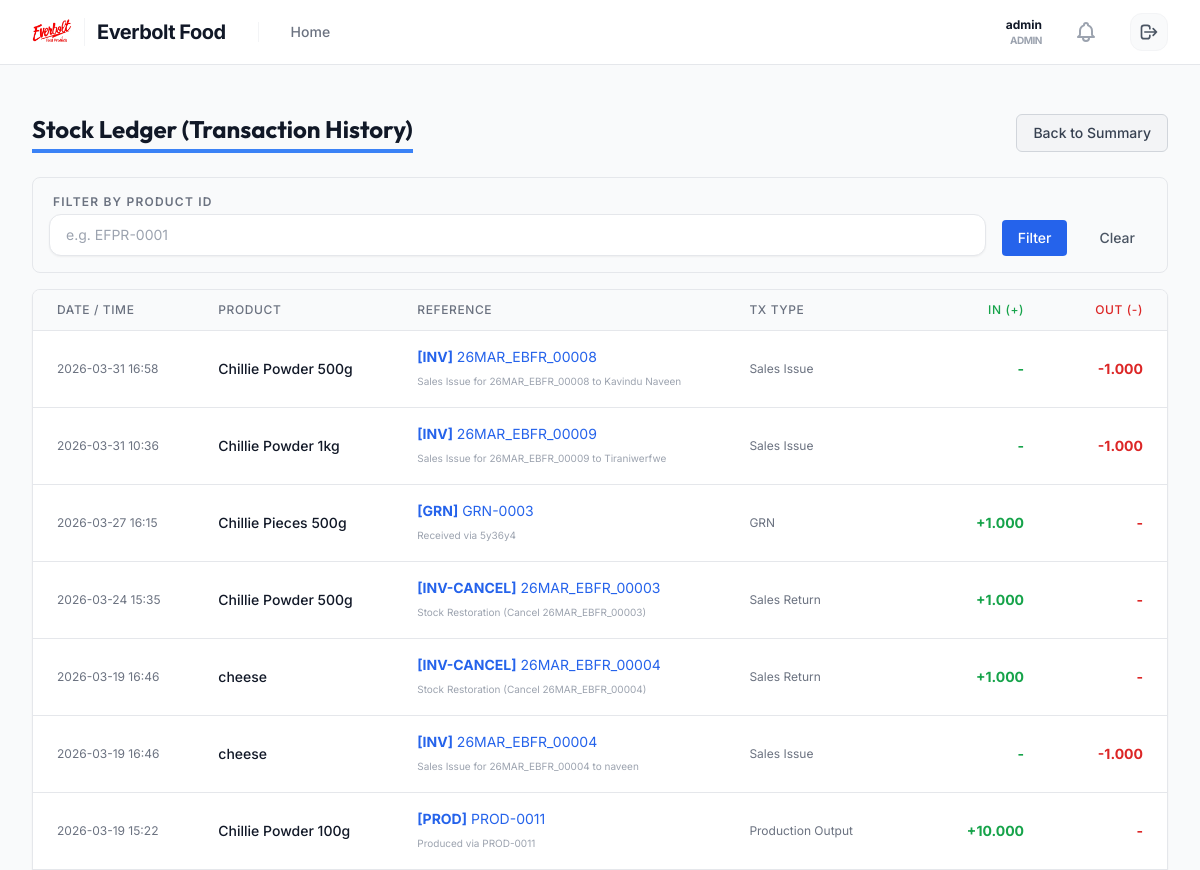
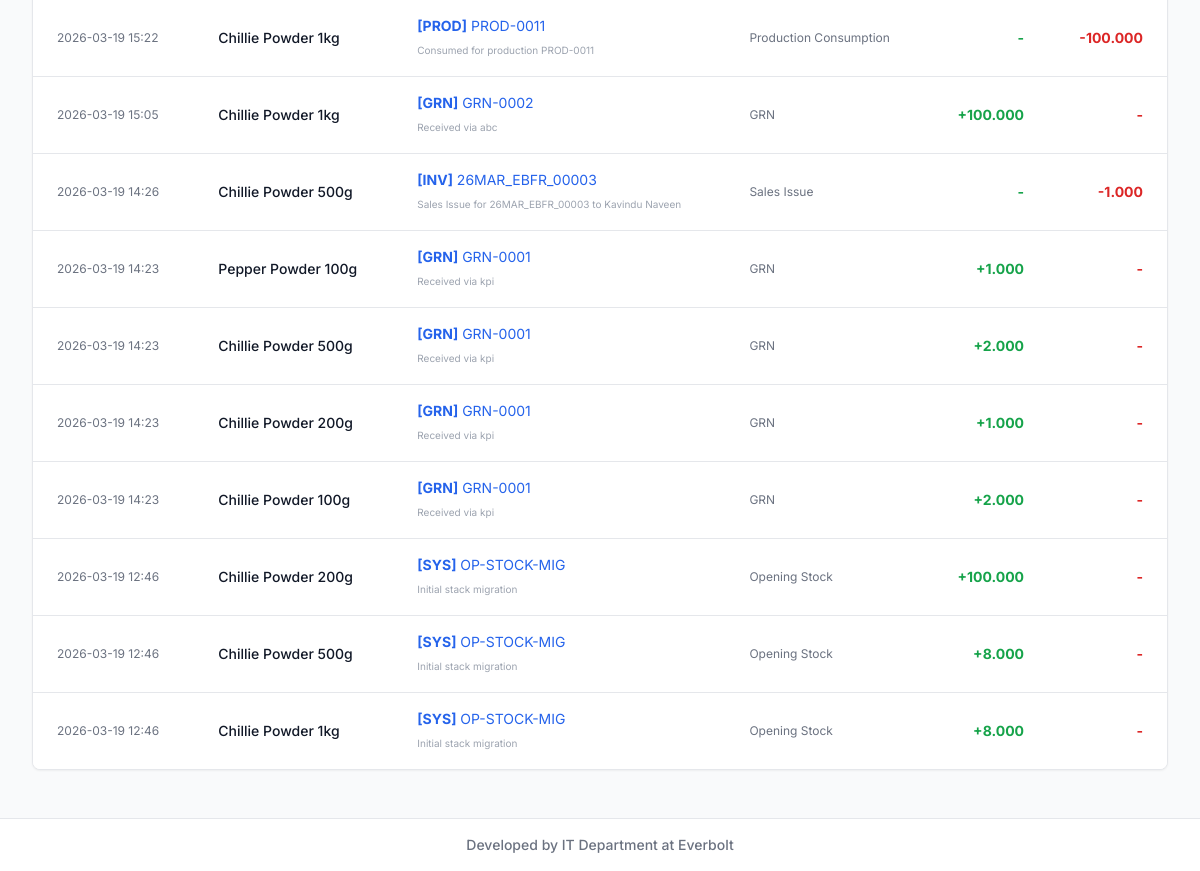
Page /inventory/stock-ledger/ (signed in) on the earlier database version (2 pictures, top to bottom).
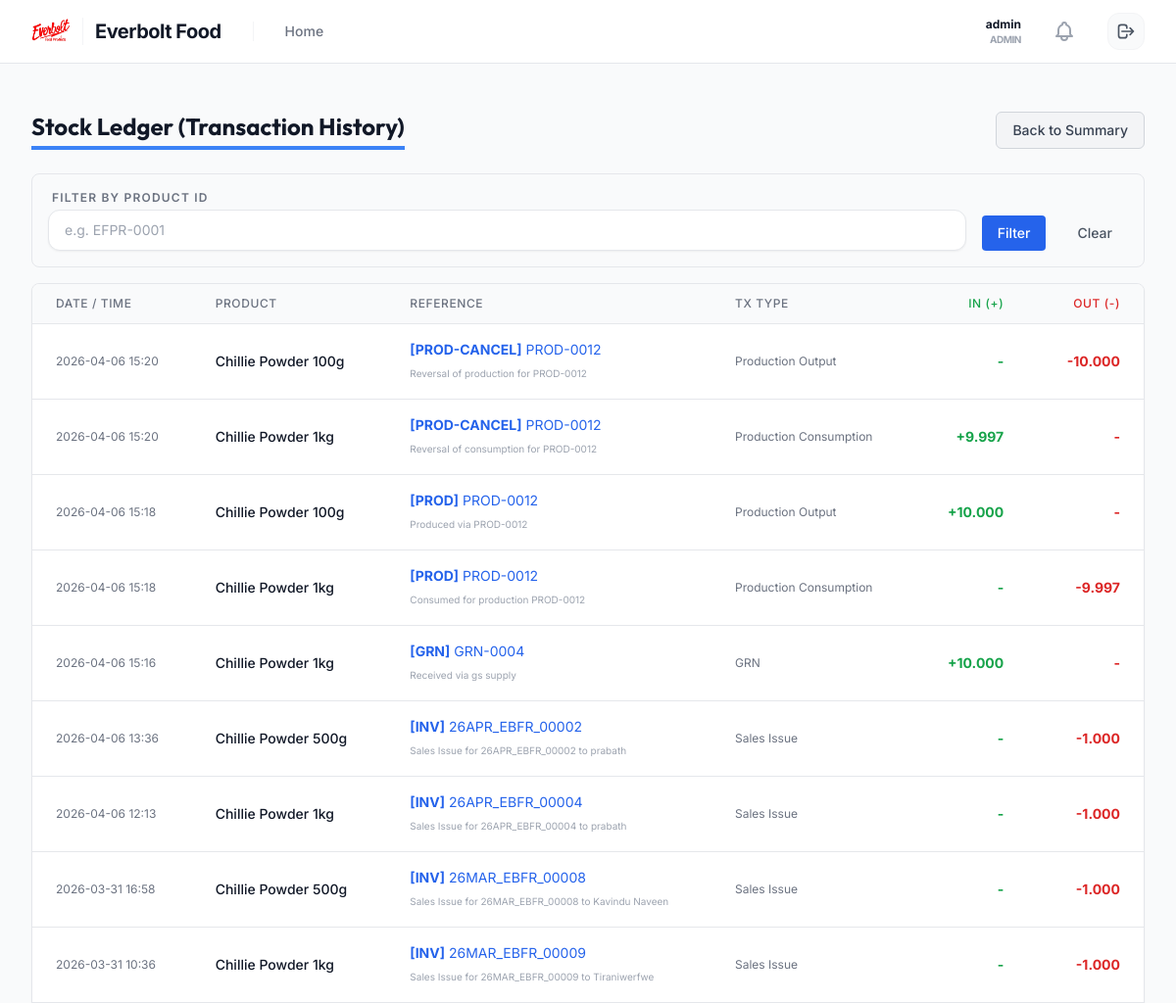
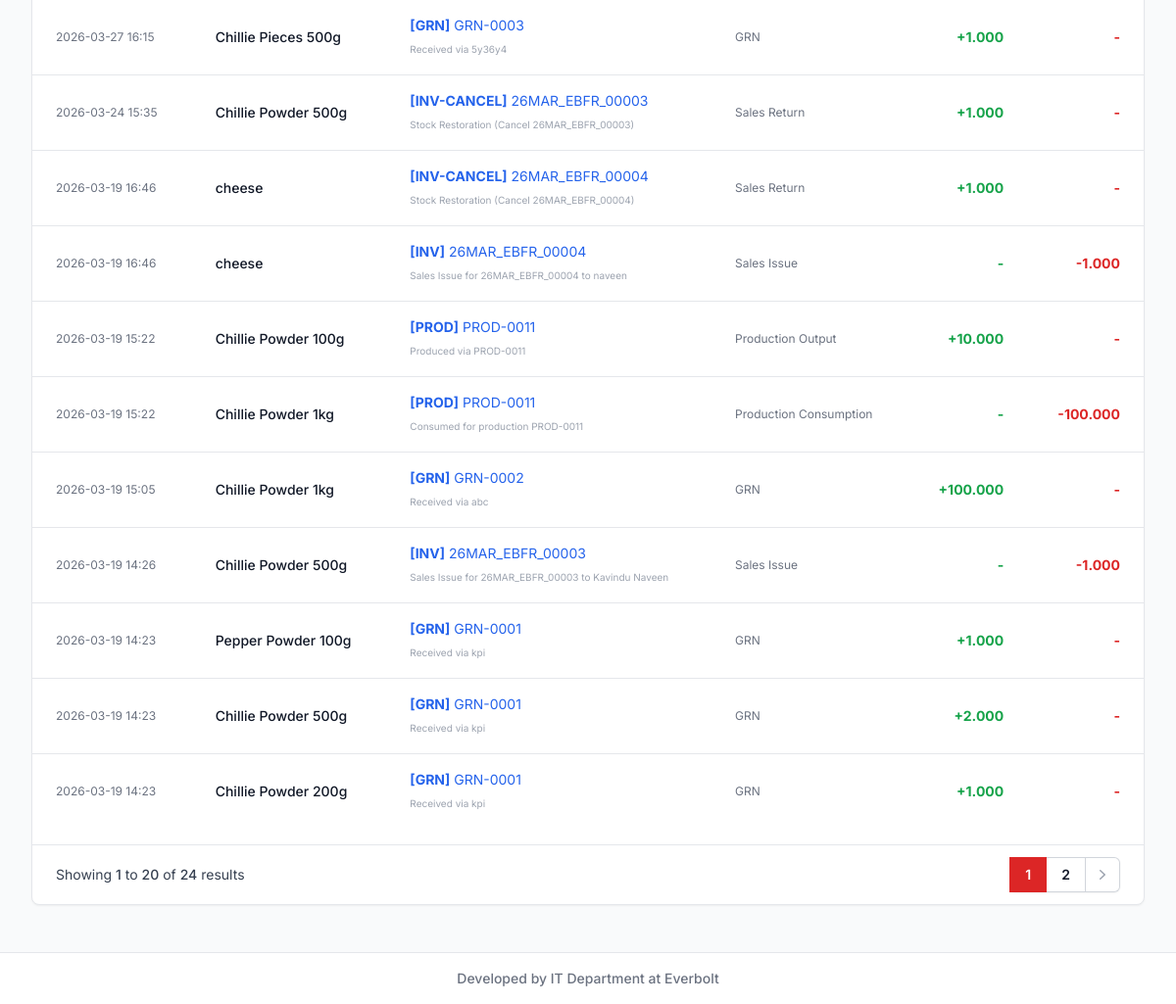
Same page on the later database version (2 pictures, top to bottom).
### inventory/models.py (models this page shows, shortened)
class StockLedger(models.Model):
    class TransactionTypes(models.TextChoices):
        OPENING = 'OPENING', 'Opening Stock'
        GRN = 'GRN', 'GRN'
        PROD_CONS = 'PROD_CONS', 'Production Consumption'
        PROD_OUT = 'PROD_OUT', 'Production Output'
        SALES_ISS = 'SALES_ISS', 'Sales Issue'
        SALES_RET = 'SALES_RET', 'Sales Return'
        PURC_RET = 'PURC_RET', 'Purchase Return'
        ADJ_POS = 'ADJ_POS', 'Stock Adjustment Positive'
        ADJ_NEG = 'ADJ_NEG', 'Stock Adjustment Negative'
    product = models.ForeignKey(Product, on_delete=models.CASCADE, related_name='ledger_entries')
    date = models.DateTimeField(auto_now_add=True)
    tx_type = models.CharField(max_length=20, choices=TransactionTypes.choices)
    qty_in = models.DecimalField(max_digits=12, decimal_places=3, default=0.000)
    qty_out = models.DecimalField(max_digits=12, decimal_places=3, default=0.000)
    reference_type = models.CharField(max_length=50) # e.g. 'GRN', 'PROD', 'INV', 'SYS'
    reference_id = models.IntegerField(null=True, blank=True)
    reference_number = models.CharField(max_length=100)
    remarks = models.CharField(max_length=255, blank=True, null=True)
    user = models.ForeignKey(settings.AUTH_USER_MODEL, on_delete=models.SET_NULL, null=True, blank=True)

class Product(models.Model):
    class BrandChoices(models.TextChoices):
        EVERBOLT = 'Everbolt', 'Everbolt'
        EVERLEAF = 'Everleaf', 'Everleaf'
    class CategoryChoices(models.TextChoices):
        CONFECTIONERY = 'Confectionery', 'Confectionery'
        DRIED_FRUITS = 'Dried Fruits', 'Dried Fruits'
        DRIED_VEGETABLES = 'Dried Vegetables', 'Dried Vegetables'
        SPICES = 'Spices', 'Spices'
        TEA = 'Tea', 'Tea'
        KITHUL = 'Kithul', 'Kithul'
    class TeaTypeChoices(models.TextChoices):
        HERBAL_TEA = 'Herbal Tea', 'Herbal Tea'
        ARTISAN_TEA = 'Artisan Tea', 'Artisan Tea'
        FLAVORED_TEA = 'Flavored Tea', 'Flavored Tea'
        BLACK_TEA = 'Black Tea', 'Black Tea'
        GREEN_TEA = 'Green Tea', 'Green Tea'
        CATERING_TEA = 'Catering Tea', 'Catering Tea'
    class UnitTypes(models.TextChoices):
        PCS = 'pcs', 'pcs'
        BOX = 'box', 'box'
        PACK = 'pack', 'pack'
        KG = 'Kg', 'Kg'
        G = 'g', 'g'
        ML = 'ml', 'ml'
        L = 'l', 'l'
    class ProductTypes(models.TextChoices):
        DIRECT_PACKING = 'Direct Packing', 'Direct Packing'
        BLENDED_TEA = 'Blended Tea Products', 'Blended Tea Products'
        CONFECTIONERY_PACKING = 'Confectionery Packing', 'Confectionery Packing'
        REPACKING = 'Repacking', 'Repacking'
        TRADING = 'Trading Products', 'Trading Products'
    class InventoryClasses(models.TextChoices):
        RAW = 'RAW', 'Raw Material'
        PACKAGING = 'PACKAGING', 'Packaging Material'
        FINISHED = 'FINISHED', 'Finished Good'
        SEMI_FINISHED = 'SEMI_FINISHED', 'Semi-Finished Good'
        CONSUMABLE = 'CONSUMABLE', 'Consumable'
    product_id = models.CharField(max_length=50, unique=True, blank=True)
    name = models.CharField(max_length=200)
    brand = models.CharField(max_length=50, choices=BrandChoices.choices, default=BrandChoices.EVERBOLT)
    category = models.CharField(max_length=50, choices=CategoryChoices.choices, default=CategoryChoices.CONFECTIONERY)
    tea_type = models.CharField(max_length=50, choices=TeaTypeChoices.choices, blank=True, null=True)
    packet_size = models.CharField(max_length=100, blank=True, null=True)
    stock_unit = models.CharField(max_length=20, choices=UnitTypes.choices, default=UnitTypes.PCS)
    selling_unit = models.CharField(max_length=20, choices=UnitTypes.choices, default=UnitTypes.PCS)
    inventory_class = models.CharField(max_length=50, choices=InventoryClasses.choices, default=InventoryClasses.FINISHED)
    product_type = models.CharField(max_length=50, choices=ProductTypes.choices, default=ProductTypes.DIRECT_PACKING)
    track_stock = models.BooleanField(default=True)
    allow_negative_stock = models.BooleanField(default=False)
    reorder_level = models.DecimalField(max_digits=12, decimal_places=3, default=0.000)
    selling_price = models.DecimalField(max_digits=12, decimal_places=2)
    custom_load_price = models.DecimalField(max_digits=12, decimal_places=2, null=True, blank=True)
    tax_rate = models.DecimalField(max_digits=5, decimal_places=2, default=18.00) # Fixed 18% generic tax
    status = models.BooleanField(default=True, help_text="True if active")
    current_stock = models.DecimalField(max_digits=12, decimal_places=3, default=0.000, help_text="Cached balance from StockLedger")

### inventory/views.py (the view)
# urls.py: path('stock-ledger/', views.StockLedgerView.as_view(), name='stock_ledger'),
class StockLedgerView(LoginRequiredMixin, ListView):
    model = StockLedger
    template_name = 'inventory/stock_ledger.html'
    context_object_name = 'entries'
    paginate_by = 20
    ordering = ['-date']
    def get_queryset(self):
        qs = super().get_queryset()
        product_id = self.request.GET.get('product')
        if product_id:
            qs = qs.filter(product_id=product_id)
        return qs

### users/models.py (called while the page is built)
    @property
    def unread_notifications(self):
        return getattr(self, 'notifications', None) and self.notifications.filter(is_read=False).order_by('-created_at') or []

### inventory/templates/inventory/stock_ledger.html (shortened to what the changed rows need)
{% extends 'layouts/base.html' %}
{% block content %}
<div class="px-4 py-6 sm:px-0">
    <div class="flex justify-between items-center mb-6">
        <h1 class="text-2xl font-bold text-gray-900 border-b-4 border-blue-500 inline-block pb-1">Stock Ledger (Transaction History)</h1>
    </div>
    <div class="bg-white shadow-sm rounded-lg border border-gray-200 overflow-hidden">
        <div class="overflow-x-auto">
            <table class="min-w-full divide-y divide-gray-200">
                <thead class="bg-gray-50">
                    <tr>
                        <th scope="col" class="px-6 py-3 text-left text-xs font-medium text-gray-500 uppercase tracking-wider">Date / Time</th>
                        <th scope="col" class="px-6 py-3 text-left text-xs font-medium text-gray-500 uppercase tracking-wider">Product</th>
                        <th scope="col" class="px-6 py-3 text-left text-xs font-medium text-gray-500 uppercase tracking-wider">Reference</th>
                        <th scope="col" class="px-6 py-3 text-left text-xs font-medium text-gray-500 uppercase tracking-wider">Tx Type</th>
                        <th scope="col" class="px-6 py-3 text-right text-xs font-medium text-gray-500 uppercase tracking-wider text-green-600">IN (+)</th>
                        <th scope="col" class="px-6 py-3 text-right text-xs font-medium text-gray-500 uppercase tracking-wider text-red-600">OUT (-)</th>
                    </tr>
                </thead>
                <tbody class="bg-white divide-y divide-gray-200">
                    {% for entry in entries %}
                    <tr class="hover:bg-gray-50 transition-colors">
                        <td class="px-6 py-4 whitespace-nowrap text-xs text-gray-500">{{ entry.date|date:"Y-m-d H:i" }}</td>
                        <td class="px-6 py-4 whitespace-nowrap text-sm font-medium text-gray-900">{{ entry.product.name }}</td>
                        <td class="px-6 py-4 whitespace-nowrap text-sm text-blue-600">
                            <span class="font-bold">[{{ entry.reference_type }}]</span> {{ entry.reference_number }}
                            {% if entry.remarks %}<div class="text-[10px] text-gray-400 mt-1">{{ entry.remarks }}</div>{% endif %}
                        </td>
                        <td class="px-6 py-4 whitespace-nowrap text-xs text-gray-500">{{ entry.get_tx_type_display }}</td>
                        <td class="px-6 py-4 whitespace-nowrap text-sm text-green-600 text-right font-bold">{% if entry.qty_in > 0 %}+{{ entry.qty_in }}{% else %}-{% endif %}</td>
                        <td class="px-6 py-4 whitespace-nowrap text-sm text-red-600 text-right font-bold">{% if entry.qty_out > 0 %}-{{ entry.qty_out }}{% else %}-{% endif %}</td>
                    </tr>
                    {% empty %}
                    <tr>
                        <td colspan="6" class="px-6 py-10 text-center text-gray-500">No ledger entries found.</td>
                    </tr>
                    {% endfor %}
                </tbody>
            </table>
        </div>
        {% include 'partials/pagination.html' %}
    </div>
</div>
{% endblock %}

Differences in the rows shown:
no longer on this page (row unchanged): StockLedger: date "2026-03-19 14:23", product.name "Chillie Powder 100g", reference_type "GRN", reference_number "GRN-0001", remarks "Received via kpi", tx_type "GRN", qty_in "2.000"
no longer on this page (row unchanged): StockLedger: date "2026-03-19 12:46", product.name "Chillie Powder 200g", reference_type "SYS", reference_number "OP-STOCK-MIG", remarks "Initial stack migration", tx_type "Opening Stock", qty_in "100.000"
no longer on this page (row unchanged): StockLedger: date "2026-03-19 12:46", product.name "Chillie Powder 500g", reference_type "SYS", reference_number "OP-STOCK-MIG", remarks "Initial stack migration", tx_type "Opening Stock", qty_in "8.000"
no longer on this page (row unchanged): StockLedger: date "2026-03-19 12:46", product.name "Chillie Powder 1kg", reference_type "SYS", reference_number "OP-STOCK-MIG", remarks "Initial stack migration", tx_type "Opening Stock", qty_in "8.000"
added StockLedger: date "2026-04-06 15:20", product.name "Chillie Powder 100g", reference_type "PROD-CANCEL", reference_number "PROD-0012", remarks "Reversal of production for PROD-0012", tx_type "Production Output", qty_out "10.000"
added StockLedger: date "2026-04-06 15:20", product.name "Chillie Powder 1kg", reference_type "PROD-CANCEL", reference_number "PROD-0012", remarks "Reversal of consumption for PROD-0012", tx_type "Production Consumption", qty_in "9.997"
added StockLedger: date "2026-04-06 15:18", product.name "Chillie Powder 100g", reference_type "PROD", reference_number "PROD-0012", remarks "Produced via PROD-0012", tx_type "Production Output", qty_in "10.000"
added StockLedger: date "2026-04-06 15:18", product.name "Chillie Powder 1kg", reference_type "PROD", reference_number "PROD-0012", remarks "Consumed for production PROD-0012", tx_type "Production Consumption", qty_out "9.997"
added StockLedger: date "2026-04-06 15:16", product.name "Chillie Powder 1kg", reference_type "GRN", reference_number "GRN-0004", remarks "Received via gs supply", tx_type "GRN", qty_in "10.000"
added StockLedger: date "2026-04-06 13:36", product.name "Chillie Powder 500g", reference_type "INV", reference_number "26APR_EBFR_00002", remarks "Sales Issue for 26APR_EBFR_00002 to prabath", tx_type "Sales Issue", qty_out "1.000"
added StockLedger: date "2026-04-06 12:13", product.name "Chillie Powder 1kg", reference_type "INV", reference_number "26APR_EBFR_00004", remarks "Sales Issue for 26APR_EBFR_00004 to prabath", tx_type "Sales Issue", qty_out "1.000"
Other differences:
{{ page_obj.start_index }}: (not shown) → "1"
{{ page_obj.end_index }}: (not shown) → "20"
{{ paginator.count }}: (not shown) → "24"
text now shown: "Showing to of results"
new list line: "1"
new list line: "2"
